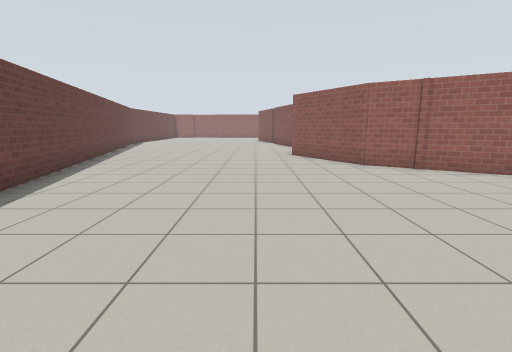
view 1 (above)

24 first-person views from a walk through a world built for the Gazebo simulator. The camera is 1.2 m above the floor, tilts 10° down and sees 85° across. The floor is counted in squares, 1 m on a side. Each view is taken from the middle of a square. On the plan, view 1 faces up. The plan holds only what a view shows up to about 12 squares ahead; the rest is blank. The place goes on beyond the plan. The robots in the file are not drawn. Gazebo's built-in surfaces are drawn with simple patterns.

view 2
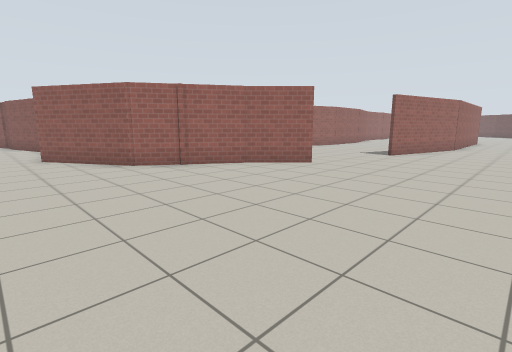

view 3
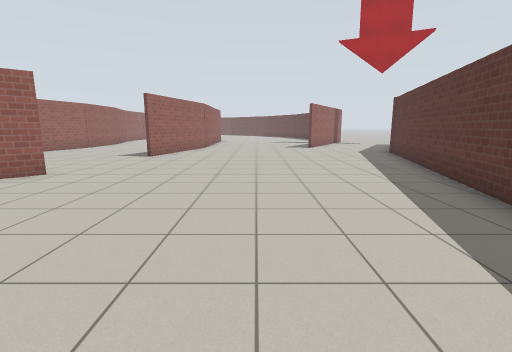

view 4
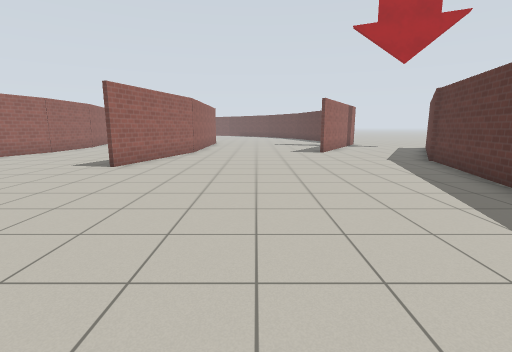

view 5
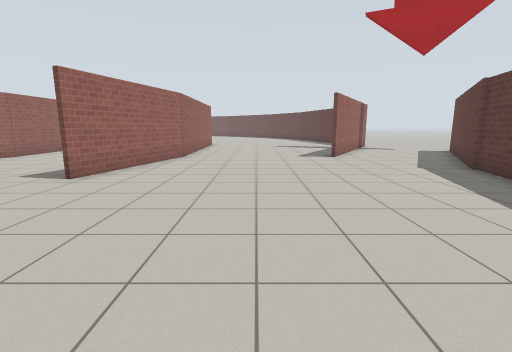

view 6
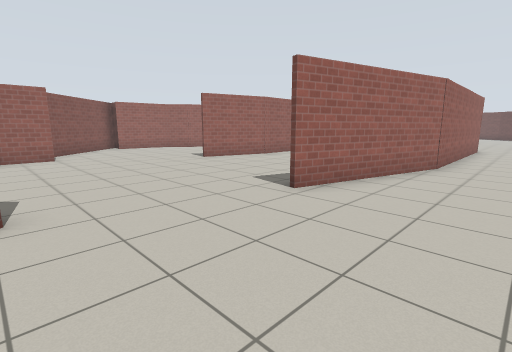

view 7
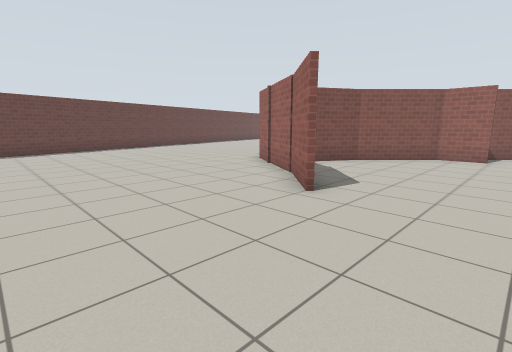

view 8
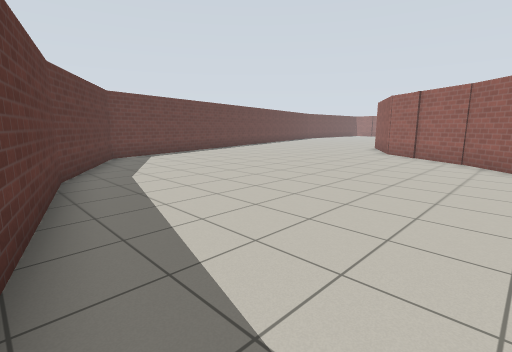

view 9
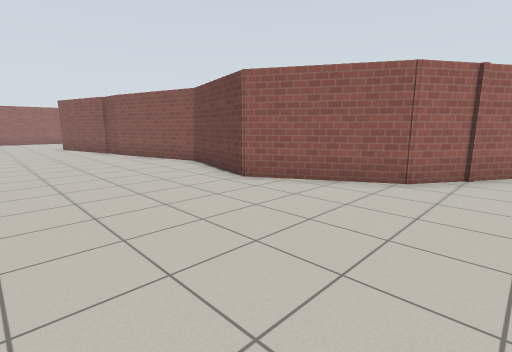

view 10
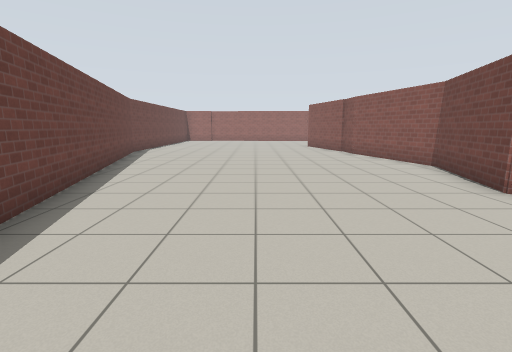

view 11
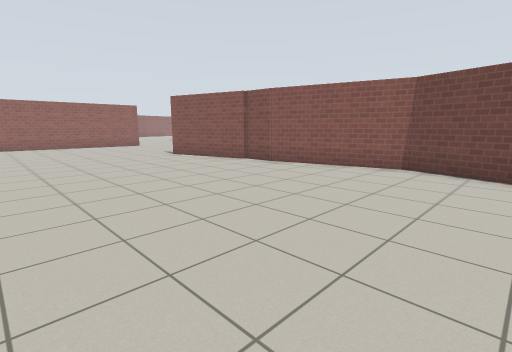

view 12
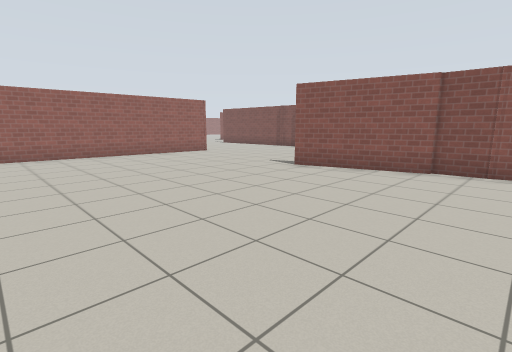

view 13
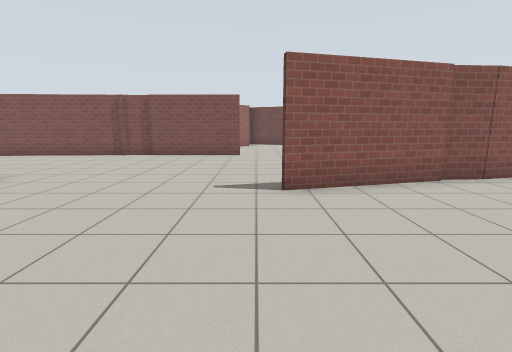

view 14
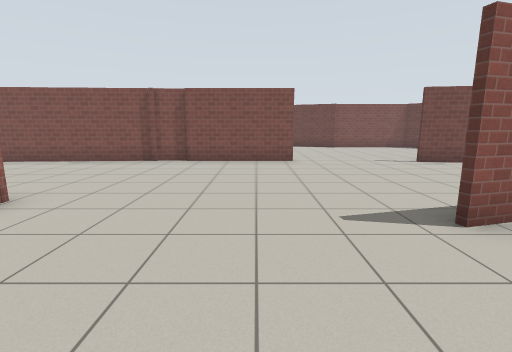

view 15
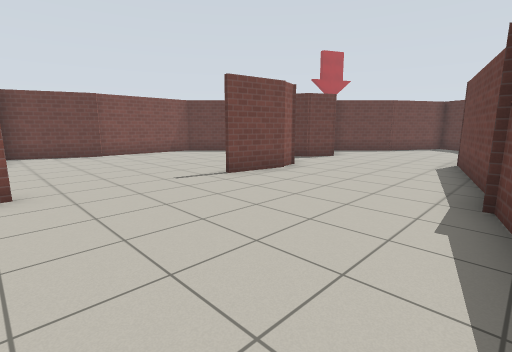

view 16
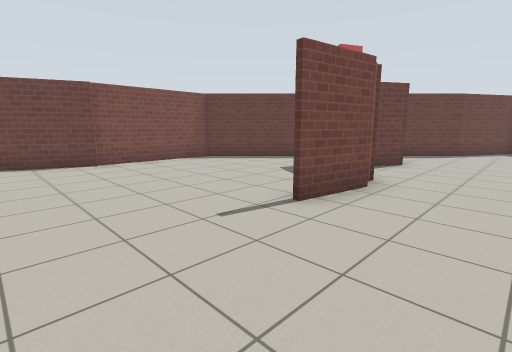

view 17
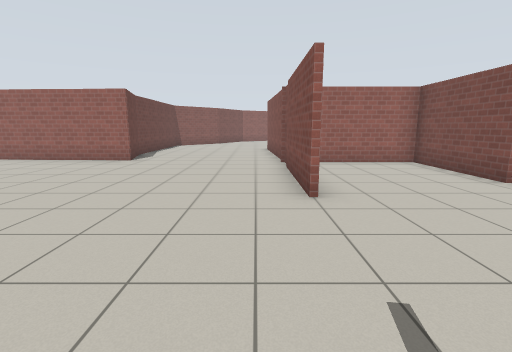

view 18
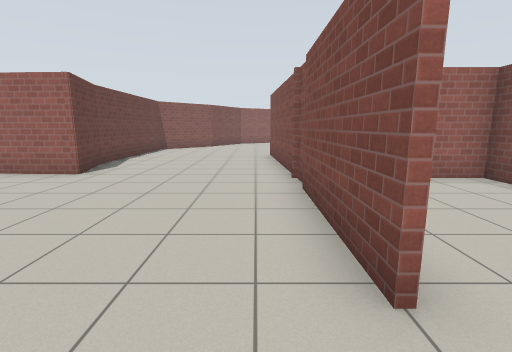

view 19
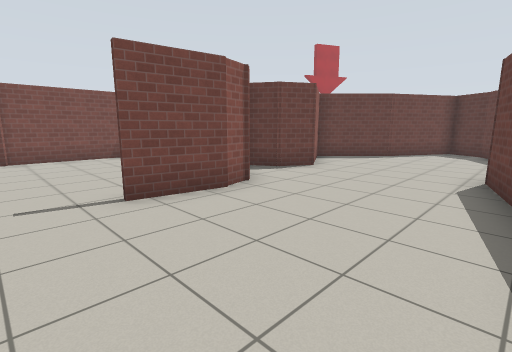

view 20
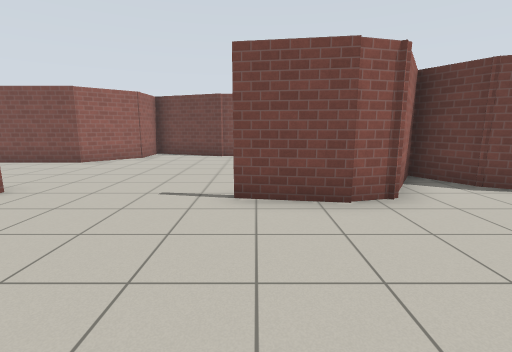

view 21
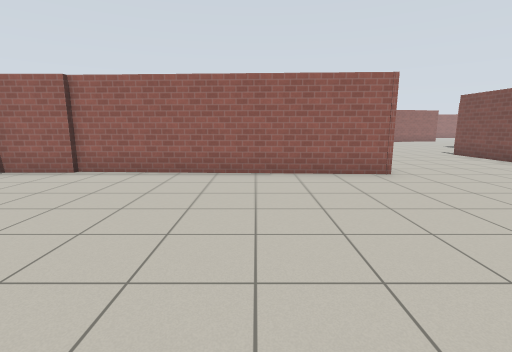

view 22
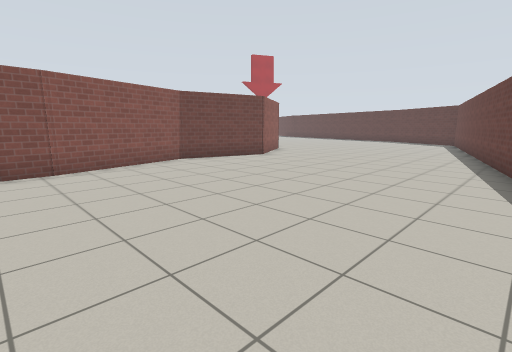

view 23
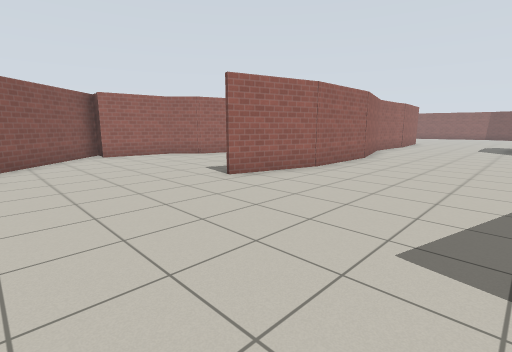

view 24
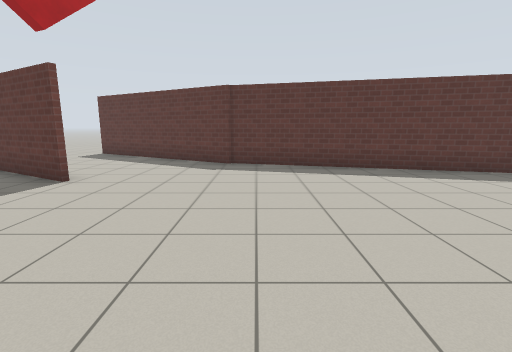

### Floor plan
Points are (right, up) in squares from view 1. A wall is a line through its corners. A room is listed if a view was taken in it or the views show most of it. See-through windows are left out.
Room 1 (views 1, 2, 3, 4, 5, 6, 7, 8, 9, 10, 11, 12, 13, 14, 15, 16, 17, 18, 19, 20, 21, 22, 23, 24)
walls: (2.6, 15.4) (0.2, 24.5); (6.4, 10.9) (5.5, 9.3); (6.2, 10.8) (8.4, 13); (8.5, 12.9) (6.4, 10.8); (3.2, 9.5) (3.5, 8.9) (4.6, 8.2); (10, 12.9) (8.4, 12.9) (7, 15.5) (7.5, 16.5) (8.8, 17.2) (6.6, 18.6) (6.3, 19.6) (6.6, 21.4); (4.8, 8.4) (6.3, 11); (11, 15.7) (13.7, 18.3); (1.4, 19.5) (1.3, 20.9); (1.5, 19.7) (2.7, 15.4); (6.5, 6.8) (3.4, 8.8) (1.6, 12) (2.5, 15.5); (0.9, 21.8) (1.2, 20.9); (13.6, 17.5) (13.6, 22.4); (8.1, 5.2) (6.3, 7); (13.7, 18.1) (9.7, 14.2); (15.7, 16.8) (13.4, 17); (6.9, 25.6) (6.9, 36.3); (13.5, 22.4) (14.7, 25.4); (-7.5, 15.3) (-4.8, 5); (17.5, 9.6) (14.5, 10.4); (18.5, 9.7) (17.3, 9.7); (-4.3, 3.2) (-3.3, -0.4) (0.9, -2.8); (14.2, 25.4) (12.9, 25.4) (11.4, 27) (11.4, 30.6) (8.1, 30.7); (17.5, 2.9) (12.3, 4.3); (0.7, -2.8) (13.9, -6.3); (18.5, 2.9) (17.3, 2.9); (0.9, 33.2) (1.5, 31.1) (-6.9, 31.5); (-6.7, 31.3) (-7.5, 31.3); (17.2, -3) (18.6, -3.8); (13.8, -6.1) (16.3, -7.6); (18.3, -3.8) (17.1, -3.1); (0.9, 36.2) (0.9, 33.1)
ways out: gap at (7, 36)

Positions as (right, up) in squares from view 1, and headings:
1: (0, 0), facing up
2: (0, 0), facing up-right
3: (1, 0), facing right
4: (4, 0), facing right
5: (6, 0), facing right
6: (8, 1), facing up-right
7: (11, 1), facing up-left
8: (8, -4), facing up-left
9: (-3, 7), facing up-right
10: (-3, 7), facing up
11: (-6, 13), facing up-right
12: (-7, 19), facing up-right
13: (-5, 25), facing right
14: (-3, 27), facing right
15: (1, 26), facing down-right
16: (4, 25), facing down-right
17: (6, 21), facing up
18: (6, 24), facing up
19: (2, 23), facing down-right
20: (2, 21), facing right
21: (-2, 24), facing up
22: (-7, 21), facing down-right
23: (10, 5), facing up-right
24: (13, 3), facing down
